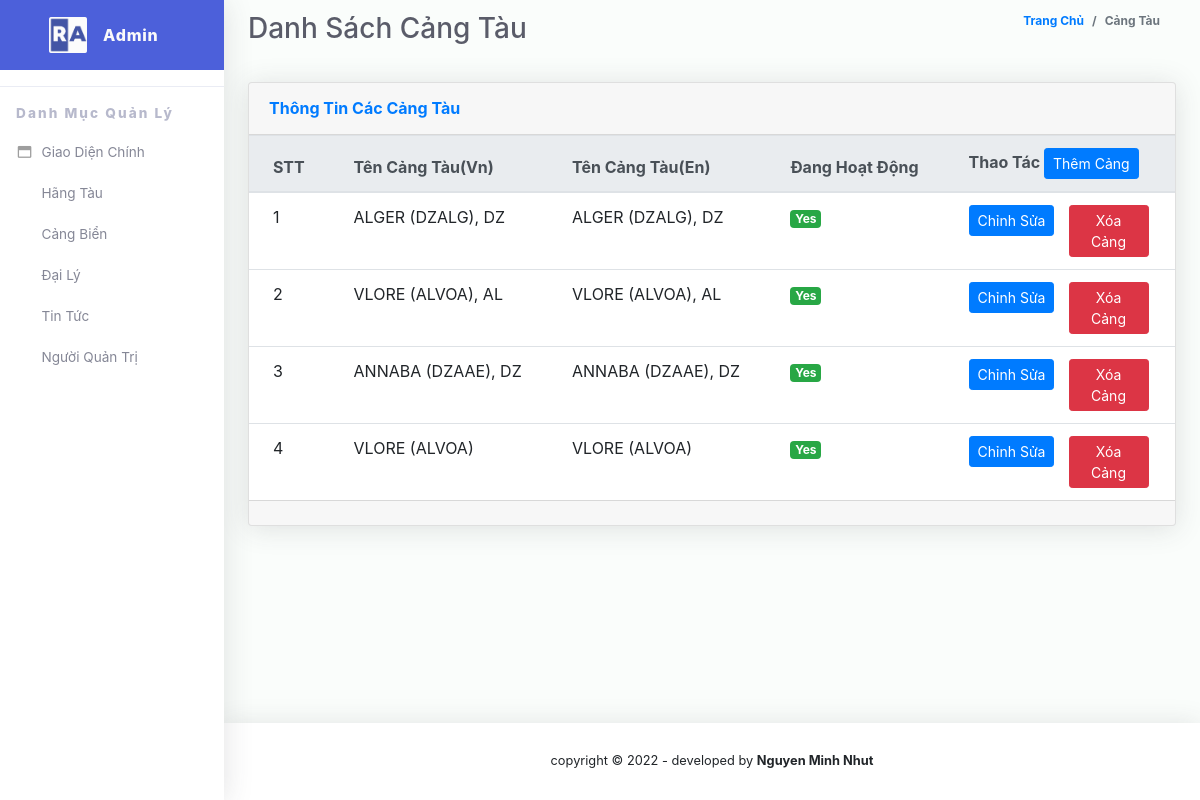
The app's page /addmin/dashboard?page=port (signed in) with its own data.
### tables this page shows
CREATE TABLE `port` (
  `id` int(10) NOT NULL,
  `port_nm_vn` varchar(1024) NOT NULL,
  `port_nm_en` varchar(1024) NOT NULL,
  `status` int(1) NOT NULL DEFAULT 0
);

### src/model/port.php (called while the page is built, shortened)
<?php
class Port
{
    public function __construct($pdo)
    {
        $this->db = $pdo;
    }
    public function getPort()
    {
        $stmt = $this->db->prepare("SELECT * FROM port ORDER BY id ASC");
        $stmt->execute();
        $data = array();
        while ($row = $stmt->fetchAll()) {
            $data[] = $row;
        }
        return $data;
    }
}
?>

### src/view/backend/port.php (the view, shortened to what this page needs)
<?php
require dirname(dirname(dirname(__FILE__)))."/helper/helper.php";
require dirname(dirname(dirname(__FILE__)))."/model/port.php";
$ship = new Port($pdo);
$data_port = $ship->getPort();
?>
<div class="container-fluid" id="container-wrapper">
    <div class="d-sm-flex align-items-center justify-content-between mb-4">
        <h1 class="h3 mb-0 text-gray-800">Danh Sách Cảng Tàu</h1>
        <ol class="breadcrumb">
            <li class="breadcrumb-item"><a href="./">Trang Chủ</a></li>
            <li class="breadcrumb-item active" aria-current="page">Cảng Tàu</li>
        </ol>
    </div>
    <div class="row">
        <div class="col-lg-12 mb-4">
            <div class="card">
                <div class="card-header py-3 d-flex flex-row align-items-center justify-content-between">
                    <h6 class="m-0 font-weight-bold text-primary">Thông Tin Các Cảng Tàu</h6>
                </div>
                <div class="table-responsive">
                    <table class="table align-items-center table-flush">
                        <thead class="thead-light">
                        <tr>
                            <th>STT</th>
                            <th>Tên Cảng Tàu(Vn)</th>
                            <th>Tên Cảng Tàu(En)</th>
                            <th>Đang Hoạt Động</th>
                            <th>Thao Tác <a href="/addmin/dashboard?page=add-port" class="btn btn-sm btn-primary">Thêm Cảng</a></th>
                        </tr>
                        </thead>
                        <tbody>
                        <?php
                        if(!empty($data_port)) {
                            foreach ($data_port[0] as $key => $_port) {  ?>
                                <tr>
                                    <td><?php echo $key + 1; ?></td>
                                    <td><?php echo $_port['port_nm_vn'];?></td>
                                    <td><?php echo $_port['port_nm_en'];?></td>
                                    <?php
                                    if($_port['status'] == 0) { ?>
                                        <td><span class="badge badge-success">Yes</span></td>
                                    <?php    } else { ?>
                                        <td><span class="badge badge-danger">No</span></td>
                                    <?php    }  ?>
                                    <td>
                                        <form method="post" action="/addmin/dashboard?page=edit-port" style="width: 100px; float: left">
                                            <button class="btn btn-sm btn-primary">
                                                <span>Chỉnh Sửa</span>
                                            </button>
                                        </form>
                                        <?php
                                        if($_port['status'] == 0) {
                                            ?>
                                            <form method="post" style="width: 80px; float: left">
                                                <button class="btn btn-sm btn-danger">
                                                    <span>Xóa Cảng</span>
                                                </button>
                                            </form>
                                        <?php } ?>
                                    </td>
                                </tr>
                            <?php }
                        } else { ?>
                            <tr>
                                <td colspan="5" style="text-align: center"> <?php  echo "Chưa có dữ liệu."; ?></td>
                            </tr>
                        <?php } ?>
                        </tbody>
                    </table>
                </div>
                <div class="card-footer"></div>
            </div>
        </div>
    </div>
</div>

### index.php (shortened to what this page needs)
<?php
require "src/helper/config.php";
$request = $_SERVER['REQUEST_URI'];
switch ($request) {
    default:
        if(isset($routers[$request])) {
            require __DIR__ . '/src/view/backend/dashboard.php';
            break;
        }
        break;
}
?>

### src/view/backend/dashboard.php (shortened to what this page needs)
<!DOCTYPE html>
<html lang="en">
<head>
    <link href="/src/asset/css/backend/all.min.css" rel="stylesheet" type="text/css">
    <link href="/src/asset/css/backend/bootstrap.min.css" rel="stylesheet" type="text/css">
    <link href="/src/asset/css/backend/ruang-admin.min.css" rel="stylesheet">
    <link href="/src/asset/css/backend/bootstrap-datepicker.min.css" rel="stylesheet">
    <link href="/src/asset/css/backend/bootstrap-datepicker.standalone.css" rel="stylesheet">
    <link href="/src/asset/css/backend/choices.min.css" rel="stylesheet">
</head>
<body id="page-top">
<?php
    $pages = "";
    if(isset($_GET['page'])) {
        $pages = $_GET['page'];
    }
?>
<div id="wrapper">
    <?php require "menu_left.php";?>
    <div id="content-wrapper" class="d-flex flex-column">
        <div id="content">
            <?php
                switch ($pages) {
                    case "port":
                        require "port.php";
                        break;
                }
            ?>
        </div>
        <?php require "footer.php";?>
    </div>
</div>
<link href="/src/asset/css/frontend/bootstrap-chosen.css" rel="stylesheet">
</body>
</html>

### src/view/backend/menu_left.php
<ul class="navbar-nav sidebar sidebar-light accordion" id="accordionSidebar">
    <a class="sidebar-brand d-flex align-items-center justify-content-center" href="/resources/views/backends/dashboard.php">
        <div class="sidebar-brand-icon">
            <img src="/src/asset/img/system/logo.png">
        </div>
        <div class="sidebar-brand-text mx-3">Admin</div>
    </a>
    <hr class="sidebar-divider">
    <div class="sidebar-heading">
        Danh Mục Quản Lý
    </div>
    <li class="nav-item">
        <a class="nav-link collapsed" href="/"
           aria-expanded="true" aria-controls="collapseBootstrap">
            <i class="far fa-fw fa-window-maximize"></i>
            <span>Giao Diện Chính</span>
        </a>
    </li>
    <li class="nav-item">
        <a class="nav-link collapsed" href="/addmin/dashboard?page=ship"
           aria-expanded="true" aria-controls="collapseBootstrap">
            <i class="fas fa-fw fa-table"></i>
            <span>Hãng Tàu</span>
        </a>
    </li>
    <li class="nav-item">
        <a class="nav-link collapsed" href="/addmin/dashboard?page=port"
           aria-expanded="true" aria-controls="collapseBootstrap">
            <i class="fas fa-fw fa-palette"></i>
            <span>Cảng Biển</span>
        </a>
    </li>
    <li class="nav-item">
        <a class="nav-link collapsed" href="/addmin/dashboard?page=agent"
           aria-expanded="true" aria-controls="collapseBootstrap">
            <i class="fas fa-fw fa-chart-area"></i>
            <span>Đại Lý</span>
        </a>
    </li>
    <li class="nav-item">
        <a class="nav-link collapsed" href="/resources/views/backends/dashboard.php?page=news"
           aria-expanded="true" aria-controls="collapseBootstrap">
            <i class="fas fa-fw fa-chart-area"></i>
            <span>Tin Tức</span>
        </a>
    </li>
    <li class="nav-item">
        <a class="nav-link collapsed" href="/resources/views/backends/dashboard.php"
           aria-expanded="true" aria-controls="collapseBootstrap">
            <i class="fab fa-fw fa-wpforms"></i>
            <span>Người Quản Trị</span>
        </a>
    </li>
</ul>

### src/view/backend/footer.php
<footer class="sticky-footer bg-white">
    <div class="container my-auto">
        <div class="copyright text-center my-auto">
            <span>copyright &copy; <script> document.write(new Date().getFullYear()); </script> - developed by
              <b>Nguyen Minh Nhut</b>
            </span>
        </div>
    </div>
</footer>

### records on screen
port: port_nm_vn "ALGER (DZALG), DZ", port_nm_en "ALGER (DZALG), DZ", status "Yes"
port: port_nm_vn "VLORE (ALVOA), AL", port_nm_en "VLORE (ALVOA), AL", status "Yes"
port: port_nm_vn "ANNABA (DZAAE), DZ", port_nm_en "ANNABA (DZAAE), DZ", status "Yes"
port: port_nm_vn "VLORE (ALVOA)", port_nm_en "VLORE (ALVOA)", status "Yes"
